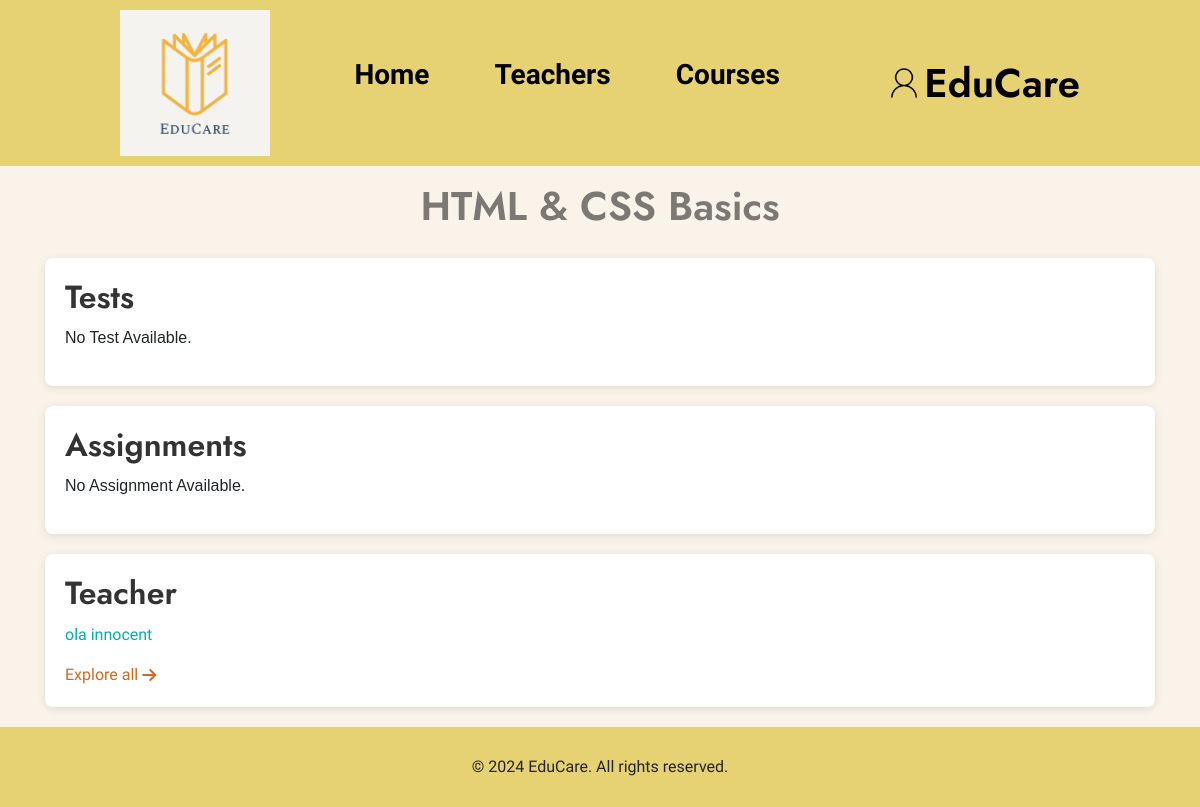
Screenshot of /user/userassiandtest.php?course_id=29 (signed in) with the database file from the repository.
### tables this page shows
CREATE TABLE `courses` (
  `id` int(11) NOT NULL,
  `course_title` varchar(255) NOT NULL,
  `course_desc` text NOT NULL,
  `cat_id` int(11) NOT NULL,
  `teacher_Id` int(11) NOT NULL
);

CREATE TABLE `users` (
  `id` int(11) NOT NULL,
  `fname` varchar(255) NOT NULL,
  `lname` varchar(255) NOT NULL,
  `email` varchar(255) NOT NULL,
  `password` varchar(255) NOT NULL,
  `user_type` enum('admin','teacher','student') NOT NULL DEFAULT 'student',
  `bio` text DEFAULT NULL,
  `course_id` int(11) DEFAULT NULL
);

### user/userassiandtest.php (the view, shortened to what this page needs)
<?php
require_once '../core/database.php';
$course_id = $_GET['course_id'];
$getCourseTitle_Q = $con->query("SELECT `course_title` FROM `courses` WHERE `id`='$course_id'");
$getCourseTitle = mysqli_fetch_object($getCourseTitle_Q);
?>
<!DOCTYPE html>
<html lang="en">
<head>
    <?php include_once './includes/style_links.php'; ?>
    <link rel="stylesheet" href="style.css">
    <link rel="stylesheet" href="css/custom.min.css">
</head>
<body id="test-list-page">
    <?php include './includes/header.php'; ?>
    <div class="container">
        <div class="row">
            <div class="col-12 mt-3">
                <h1 class="text-center text-black-50"><?= $getCourseTitle->course_title ?></h1>
            </div>
        </div>
        <section id="tests">
            <h2>Tests</h2>
            <ul>
                <?php
                $con->next_result();
                $get_test_Q = $con->query("CALL `get_test_by_course_id`($course_id)");
                if (mysqli_num_rows($get_test_Q) > 0):
                    $testAvailable = 1;
                    while ($test_list = mysqli_fetch_object($get_test_Q)):
                ?>
                        <li><a href="#!" class="test_id" data-toggle="modal" data-target="#testInfo" data-id="<?= $test_list->test_id ?>"><?= $test_list->test_title ?></a></li>
                <?php endwhile;
                else:
                    echo '<li>No Test Available.</li>';
                endif;
                $con->next_result(); ?>
            </ul>
        </section>
        <section id="assignments">
            <h2>Assignments</h2>
            <ul>
                <?php
                $get_asgmt_Q = $con->query("CALL `get_asgmt_by_course_id`($course_id)");
                if (mysqli_num_rows($get_asgmt_Q) > 0):
                    $asgmtAvailable = 1;
                    while ($asgmt_list = mysqli_fetch_object($get_asgmt_Q)):
                ?>
                        <li><a href="#!" class="asgmt_id" data-toggle="modal" data-target="#testInfo" data-id="<?= $asgmt_list->asgmt_id ?>"><?= $asgmt_list->asgmt_title ?></a></li>
                <?php endwhile;
                else:
                    echo '<li>No Assignment Available.</li>';
                endif;
                $con->next_result(); ?>
            </ul>
        </section>
        <section id="teachers">
            <h2>Teacher</h2>
            <ul>
                <?php
                $teacherAvailable = 0;
                $get_teacher_Q = $con->query("CALL `get_teachers_by_course_id`($course_id)");
                if (mysqli_num_rows($get_teacher_Q) > 0):
                    $teacherAvailable = 1;
                    while ($teacher_list = mysqli_fetch_object($get_teacher_Q)):
                ?>
                        <li><a href="#!" class="teacher_id" data-id="<?= $teacher_list->teacher_id ?>"><?= $teacher_list->fname . ' ' . $teacher_list->lname ?></a></li>
                <?php endwhile;
                else:
                    echo '<li>No Test Available.</li>';
                endif;
                $con->next_result(); ?>
            </ul>
            <?php if ($teacherAvailable == 1): ?>
                <a class="d-flex align-items-center" href="Teachcontent.php">Explore all&nbsp;<i class="fas fa-arrow-right"></i></a>
            <?php endif; ?>
        </section>
    </div>
    <?php include './includes/footer.php'; ?>
</body>
</html>

### user/style.css (style rules this page uses)
* { margin: 0; padding: 0; font-family: "Poppins", sans-serif; box-sizing: border-box; }
body { background-color: rgb(249, 243, 234); }

### rows the page displays
courses: course_title "HTML & CSS Basics"
users: fname "ola", lname "innocent"
